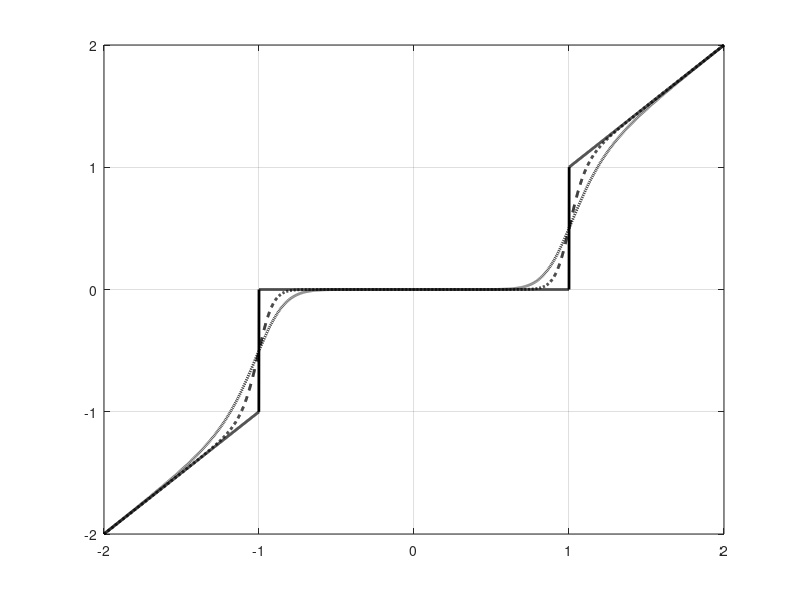

The MATLAB source for this figure: (Note: this script raises an error after producing the figure.)
% Figure - 14.16 and 14.17
% =========================================
% This script runs the global thresholding denoising experiment, and 
% demonstrates the true MSE as a function of the threshold T, and how 
% the SURE expression predicts well this value. The 
% measurement is created by taking the 'barbara' image and adding
% w.g.n. with sigma^2=400. This gives y. We aim to denoise by a 
% thresholding algorithm using an unecimated Haar with 3 levels of 
% resolution, 7:1 redundancy

% clear all; close all;

function []=Chapter_14_Global_SURE()

%================================================
%  S h o w i n g   t h e   s m o o t h e d   H T   c u r v e 
%================================================
x=-2:0.001:2; 
figure(1); clf; T=1; 
k=10; h=plot(x,x.*(x.^k)./(x.^k+T^k),'k:'); 
set(h,'LineWidth',2);
hold on; 
k=20; h=plot(x,x.*(x.^k)./(x.^k+T^k),'k--'); 
set(h,'LineWidth',2);
h=plot(x,((abs(x)>1).*x),'k'); 
set(h,'LineWidth',2);
grid on; 
legend({'k=10','k=20','Hard-Thresholding'},2); 
set(gca,'FontSize',14); 
% print -depsc2 Chapter_14_SmoothedHT.eps

%================================================
%  O r g a n i z i n g   t h e   D a t a   f o r   t h e   D e n o i s i n g
%================================================

y0=imread('barbara.png'); 
y0=double(y0(:));
n=length(y0); 

Haar=Generate_Haar_Matrix(sqrt(n));
[n,m]=size(Haar);
W=[0.25*ones(n*4,1); 0.5*ones(n*3,1)];

sigma=20; % noise power
y=y0+sigma*randn(n,1); % add noise
PSNRinput=10*log10(255^2/mean((y-y0).^2)); 

%================================================
%  D e n o i s i n g   a l g o r i t h m   a n d   r e s u l t s                      
%================================================

% First - The true and the SURE MSE
W2=W.^2; 
CurveT=zeros(1,201);
CurveSURE=zeros(1,201); 

 u=Haar'*y;
 u=u./W;
for T=0:1:200, 
    disp(T); pause(0.0001); 
    temp=(u/T).^20; 
    r=u.*(temp./(1+temp)); 
    yest=W.*r; 
    yest=Haar*yest; 
    CurveT(T+1)=sum((yest-y0).^2);  
    r=(temp.^2+21*temp)./(temp+1).^2; 
    CurveSURE(T+1)=yest'*yest-2*yest'*y+2*sigma^2*W2'*r; 
end;
CurveSURE=CurveSURE-CurveSURE(50)+CurveT(50);

figure(2); clf; 
h=plot(0:1:200,10*log10(255^2*length(y(:))./CurveSURE),'k');
set(h,'LineWidth',2);
hold on; 
h=plot(0:5:200,10*log10(255^2*length(y(:))./CurveT(1:5:end)),'ok');
set(h,'MarkerFaceColor','k');
h=xlabel('Threshold Value T');
set(h,'FontSize',14);
h=ylabel('PNSR');
set(h,'FontSize',14);
h=plot(0:1:200,ones(1,201)*PSNRinput,':k'); 
set(h,'LineWidth',2);
set(gca,'FontSize',14);
legend({'SURE PSNR','True PNSR','PSNR of y'}); 
axis([0 200 20 28]); 
% print -depsc2 Chapter_14_Global_T_SURE.eps

Topt=find(CurveSURE==min(CurveSURE),1)-1; 
u=Haar'*y;
u=u./W;
temp=(u/Topt).^20; 
r=u.*(temp./(1+temp)); 
yest=W.*r; 
yest=Haar*yest; 
PSNRoutput=10*log10(255^2/mean((yest-y0).^2)); 

disp(['PSNR input=',num2str(PSNRinput)]); 
disp(['PSNR output=',num2str(PSNRoutput)]); 

return;

%================================================
%================================================

function [Haar]=Generate_Haar_Matrix(n)

D1=sparse(n,n);
v=sparse([1 zeros(1,n-2), -1]);
for k=1:1:n
    D1(k,:)=v;
    v=[v(end),v(1:end-1)];
end;
D2=sparse(n,n);
v=[1 1 zeros(1,n-4), -1 -1];
for k=1:1:n
    D2(k,:)=v;
    v=[v(end),v(1:end-1)];
end;
S1=abs(D1);
S2=abs(D2);
Haar=[kron(S2,S2),kron(S2,D2),kron(D2,S2),kron(D2,D2),...
                             kron(S1,D1),kron(D1,S1),kron(D1,D1)];
for k=1:1:7*n^2
    Haar(:,k)=Haar(:,k)/sum(abs(Haar(:,k)));
end;
return;

